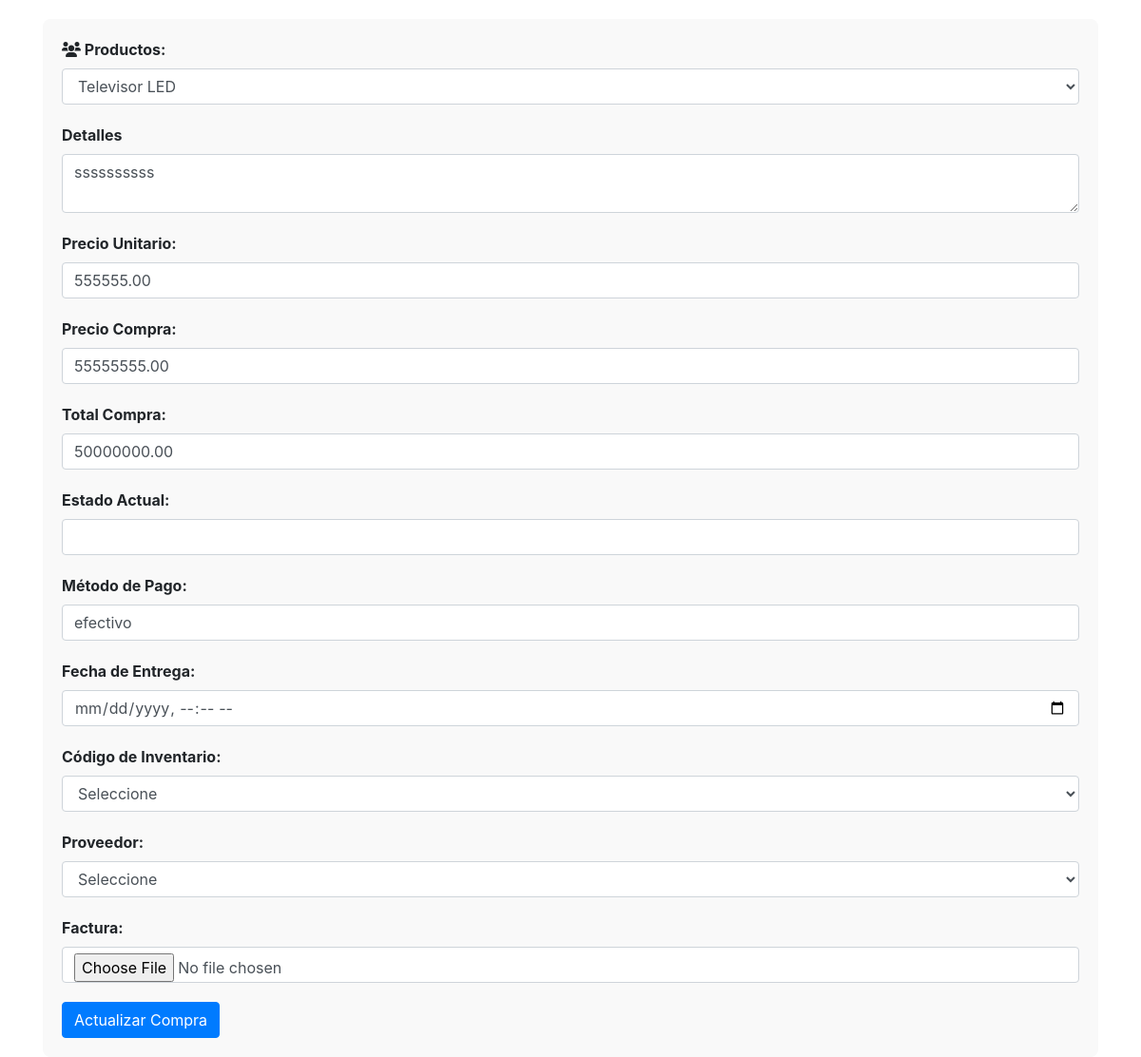
Page /app/Views/Shopping/edit.php?da=3&lla=1 (signed in) on the committed database.
### tables this page shows
CREATE TABLE `compras` (
  `id_compra` int(11) NOT NULL,
  `productos_comprados` varchar(255) NOT NULL,
  `detalles_productos` text NOT NULL,
  `precio_unitario` decimal(10,2) DEFAULT NULL,
  `precio_compra` decimal(10,2) DEFAULT NULL,
  `total_compra` decimal(10,2) DEFAULT NULL,
  `estado_actual` enum('aprobado','pediente','finalizado') NOT NULL,
  `metodo_pago` varchar(50) NOT NULL,
  `fecha_compra` datetime NOT NULL DEFAULT current_timestamp(),
  `fecha_entrega` date NOT NULL DEFAULT current_timestamp(),
  `codigo_inventario` int(11) DEFAULT NULL,
  `id_proveedor` int(11) DEFAULT NULL,
  `id_usuario` int(11) DEFAULT NULL,
  `factura` varchar(255) NOT NULL
);

### app/Views/Shopping/edit.php (the view, shortened to what this page needs)
<?php
$llave = isset($_GET['lla']) ? intval($_GET['lla']) : 0;
$mysqli = mysqli_connect(db_host, db_username, db_password, db_dbname);
mysqli_set_charset($mysqli, 'utf8');
$compra = null;
if ($_SERVER["REQUEST_METHOD"] == "POST") {
    $productos_comprados = htmlspecialchars($_POST['productos_comprados']);
    $detalles_productos = htmlspecialchars($_POST['detalles_productos']);
    $precio_unitario = floatval($_POST['precio_unitario']);
    $precio_compra = floatval($_POST['precio_compra']);
    $total_compra = floatval($_POST['total_compra']);
    $estado_actual = htmlspecialchars($_POST['estado_actual']);
    $metodo_pago = htmlspecialchars($_POST['metodo_pago']);
    $codigo_inventario = htmlspecialchars($_POST['codigo_inventario']);
    $id_proveedor = intval($_POST['id_proveedor']);
    $archivo = $_FILES['factura'];
    $id_usuario = $_SESSION['id_usuario'];
    $fecha_compra = date('Y-m-d H:i:s');
    $fecha_entrega = $_POST['fecha_entrega'];
    $fecha_compra_objeto = new DateTime($fecha_compra);
    $fecha_entrega_objeto = new DateTime($fecha_entrega);
    $diferencia = $fecha_compra_objeto->diff($fecha_entrega_objeto);
    $tiempo_entrega_horas = $diferencia->format('%d días y %h horas');
    $compraModel = new CompraModel($mysqli);
    try {
        $resultado = $compraModel->actualizarCompra($llave, $productos_comprados, $detalles_productos, $precio_unitario, $precio_compra, $total_compra, $estado_actual, $metodo_pago, $fecha_compra, $fecha_entrega, $codigo_inventario, $id_proveedor, $id_usuario, $archivo);
        if ($resultado) {
            echo "Compra actualizada correctamente.";
        } else {
            echo "Error al actualizar el pedido.";
        }
    } catch (Exception $e) {
        echo "Error: " . $e->getMessage();
    }
} else {
    $query = "SELECT * FROM compras WHERE id_compra = ?";
    $stmt = $mysqli->prepare($query);
    if ($stmt) {
        $stmt->bind_param("i", $llave);
        $stmt->execute();
        $result = $stmt->get_result();
        if ($result) {
            $compra = $result->fetch_assoc();
        } else {
            exit("Error al ejecutar la consulta.");
        }
    } else {
        exit("Error al preparar la consulta.");
    }
}
?>
<!DOCTYPE html>
<html lang="es">
<head>
    <link rel="stylesheet" href="https://cdnjs.cloudflare.com/ajax/libs/font-awesome/5.15.4/css/all.min.css">
    <link rel="stylesheet" href="https://stackpath.bootstrapcdn.com/bootstrap/4.5.2/css/bootstrap.min.css">
    <link rel="stylesheet" href="https://cdnjs.cloudflare.com/ajax/libs/font-awesome/6.0.0/css/all.min.css">
</head>
<body>
    <div class="container">
        <div id="form-background">
            <form action="edit.php?da=2&lla=<?php echo $llave; ?>" method="POST" enctype="multipart/form-data" class="needs-validation" novalidate>
                <div class="form-group">
                    <label for="productos_comprados"><i class="fas fa-users"></i> Productos:</label>
                    <select id="productos_comprados" name="productos_comprados" required class="form-control">
                        <option value="Televisor LED" <?php if (($compra['productos_compra'] ?? '') == 'Televisor LED') echo 'selected'; ?>>Televisor LED</option>
                    </select>
                </div>
                <div class="form-group">
                    <label for="detalles_productos">Detalles</label>
                    <textarea id="detalles_productos" name="detalles_productos" class="form-control" required><?php echo htmlspecialchars($compra['detalles_productos'] ?? ''); ?></textarea>
                </div>
                <div class="form-group">
                    <label for="precio_unitario">Precio Unitario:</label>
                    <input type="number" step="0.01" id="precio_unitario" name="precio_unitario" class="form-control" value="<?php echo htmlspecialchars($compra['precio_unitario'] ?? ''); ?>" required>
                </div>
                <div class="form-group">
                    <label for="precio_compra">Precio Compra:</label>
                    <input type="number" step="0.01" id="precio_compra" name="precio_compra" class="form-control" value="<?php echo htmlspecialchars($compra['precio_compra'] ?? ''); ?>" required>
                </div>
                <div class="form-group">
                    <label for="total_compra">Total Compra:</label>
                    <input type="number" step="0.01" id="total_compra" name="total_compra" class="form-control" value="<?php echo htmlspecialchars($compra['total_compra'] ?? ''); ?>" required>
                </div>
                <div class="form-group">
                    <label for="estado_actual">Estado Actual:</label>
                    <input type="text" id="estado_actual" name="estado_actual" class="form-control" value="<?php echo htmlspecialchars($compra['estado_actual'] ?? ''); ?>" required>
                </div>
                <div class="form-group">
                    <label for="metodo_pago">Método de Pago:</label>
                    <input type="text" id="metodo_pago" name="metodo_pago" class="form-control" value="<?php echo htmlspecialchars($compra['metodo_pago'] ?? ''); ?>" required>
                </div>
                <div class="form-group">
                    <label for="fecha_entrega">Fecha de Entrega:</label>
                    <input type="datetime-local" id="fecha_entrega" name="fecha_entrega" class="form-control" value="<?php echo htmlspecialchars($compra['fecha_entrega'] ?? ''); ?>" required>
                </div>
                <div class="form-group">
                    <label for="codigo_inventario">Código de Inventario:</label>
                    <select id="codigo_inventario" name="codigo_inventario" class="form-control" required>
                        <option value="">Seleccione</option>
                    </select>
                </div>
                <div class="form-group">
                    <label for="id_proveedor">Proveedor:</label>
                    <select id="id_proveedor" name="id_proveedor" class="form-control" required>
                        <option value="">Seleccione</option>
                    </select>
                </div>
                <div class="form-group">
                    <label for="factura">Factura:</label>
                    <input type="file" id="factura" name="factura" class="form-control">
                </div>
                <button type="submit" class="btn btn-primary">Actualizar Compra</button>
            </form>
        </div>
    </div>
</body>
</html>

### app/Views/Shopping/edit.php (style rules this page uses)
#form-background { background-color: #f9f9f9; padding: 20px; border-radius: 8px; margin-top: 20px; }
.form-group { margin-bottom: 20px; }
label { font-weight: bold; }
.btn-primary { background-color: #007bff; border-color: #007bff; }

### rows in the picture
compras: detalles_productos "ssssssssss", precio_unitario "555555.00", precio_compra "55555555.00", total_compra "50000000.00", metodo_pago "efectivo"
